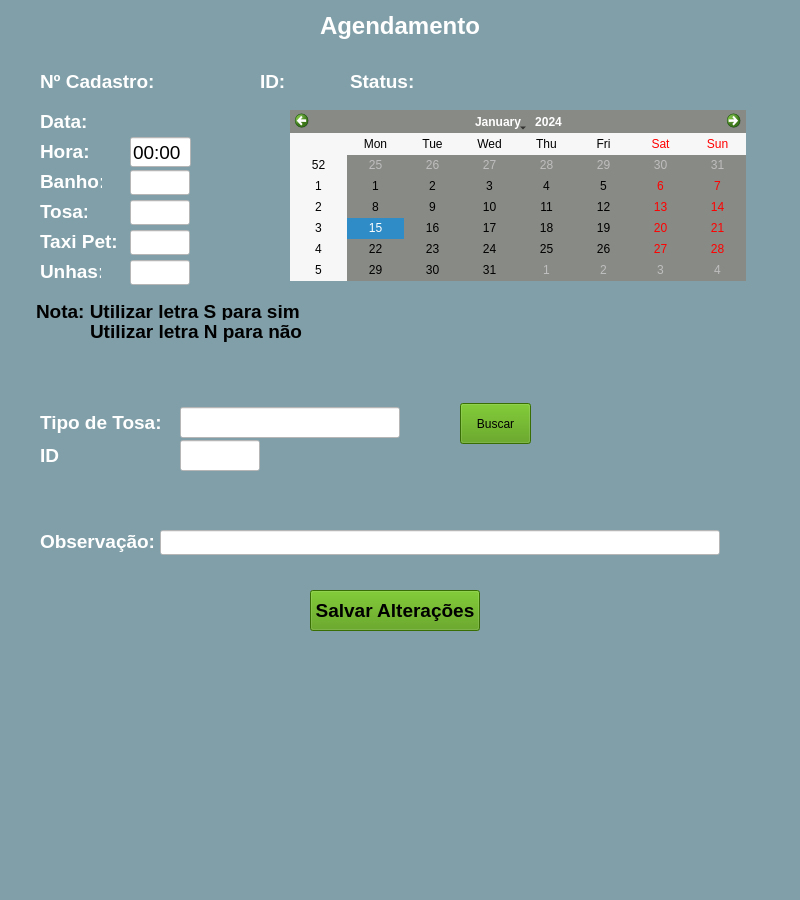
<?xml version="1.0" encoding="UTF-8"?>
<ui version="4.0">
 <class>MainWindow</class>
 <widget class="QMainWindow" name="MainWindow">
  <property name="geometry">
   <rect>
    <x>0</x>
    <y>0</y>
    <width>800</width>
    <height>900</height>
   </rect>
  </property>
  <property name="windowTitle">
   <string>MainWindow</string>
  </property>
  <property name="styleSheet">
   <string notr="true">background-color: rgb(128, 159, 168);</string>
  </property>
  <widget class="QWidget" name="centralwidget">
   <widget class="QLabel" name="label">
    <property name="geometry">
     <rect>
      <x>320</x>
      <y>10</y>
      <width>170</width>
      <height>31</height>
     </rect>
    </property>
    <property name="font">
     <font>
      <pointsize>18</pointsize>
      <weight>75</weight>
      <bold>true</bold>
     </font>
    </property>
    <property name="styleSheet">
     <string notr="true">color: rgb(255, 255, 255);
border-color: rgb(0, 0, 0);</string>
    </property>
    <property name="text">
     <string>Agendamento</string>
    </property>
   </widget>
   <widget class="QPushButton" name="pushButton_3">
    <property name="geometry">
     <rect>
      <x>310</x>
      <y>590</y>
      <width>170</width>
      <height>41</height>
     </rect>
    </property>
    <property name="font">
     <font>
      <pointsize>14</pointsize>
      <weight>75</weight>
      <bold>true</bold>
     </font>
    </property>
    <property name="styleSheet">
     <string notr="true">background-color: rgb(78, 154, 6);</string>
    </property>
    <property name="text">
     <string>Salvar Alterações</string>
    </property>
   </widget>
   <widget class="QLabel" name="label_45">
    <property name="geometry">
     <rect>
      <x>40</x>
      <y>530</y>
      <width>120</width>
      <height>22</height>
     </rect>
    </property>
    <property name="font">
     <font>
      <pointsize>14</pointsize>
      <weight>75</weight>
      <bold>true</bold>
     </font>
    </property>
    <property name="styleSheet">
     <string notr="true">color: rgb(255, 255, 255);</string>
    </property>
    <property name="text">
     <string>Observação:</string>
    </property>
   </widget>
   <widget class="QLabel" name="label_35">
    <property name="geometry">
     <rect>
      <x>160</x>
      <y>70</y>
      <width>100</width>
      <height>22</height>
     </rect>
    </property>
    <property name="font">
     <font>
      <pointsize>14</pointsize>
      <weight>75</weight>
      <bold>true</bold>
     </font>
    </property>
    <property name="styleSheet">
     <string notr="true"/>
    </property>
    <property name="text">
     <string/>
    </property>
   </widget>
   <widget class="QLabel" name="label_21">
    <property name="geometry">
     <rect>
      <x>40</x>
      <y>70</y>
      <width>120</width>
      <height>22</height>
     </rect>
    </property>
    <property name="font">
     <font>
      <pointsize>14</pointsize>
      <weight>75</weight>
      <bold>true</bold>
     </font>
    </property>
    <property name="styleSheet">
     <string notr="true">color: rgb(255, 255, 255);</string>
    </property>
    <property name="text">
     <string>Nº Cadastro:</string>
    </property>
   </widget>
   <widget class="QLabel" name="label_32">
    <property name="geometry">
     <rect>
      <x>260</x>
      <y>70</y>
      <width>31</width>
      <height>23</height>
     </rect>
    </property>
    <property name="font">
     <font>
      <pointsize>14</pointsize>
      <weight>75</weight>
      <bold>true</bold>
     </font>
    </property>
    <property name="styleSheet">
     <string notr="true">color: rgb(255, 255, 255);</string>
    </property>
    <property name="text">
     <string>ID:</string>
    </property>
   </widget>
   <widget class="QLabel" name="label_34">
    <property name="geometry">
     <rect>
      <x>290</x>
      <y>70</y>
      <width>50</width>
      <height>23</height>
     </rect>
    </property>
    <property name="font">
     <font>
      <pointsize>14</pointsize>
      <weight>75</weight>
      <bold>true</bold>
     </font>
    </property>
    <property name="styleSheet">
     <string notr="true"/>
    </property>
    <property name="text">
     <string/>
    </property>
   </widget>
   <widget class="QLabel" name="label_31">
    <property name="geometry">
     <rect>
      <x>350</x>
      <y>70</y>
      <width>64</width>
      <height>23</height>
     </rect>
    </property>
    <property name="font">
     <font>
      <pointsize>14</pointsize>
      <weight>75</weight>
      <bold>true</bold>
     </font>
    </property>
    <property name="styleSheet">
     <string notr="true">color: rgb(255, 255, 255);</string>
    </property>
    <property name="text">
     <string>Status:</string>
    </property>
   </widget>
   <widget class="QLabel" name="label_33">
    <property name="geometry">
     <rect>
      <x>650</x>
      <y>60</y>
      <width>40</width>
      <height>23</height>
     </rect>
    </property>
    <property name="font">
     <font>
      <pointsize>14</pointsize>
      <weight>75</weight>
      <bold>true</bold>
     </font>
    </property>
    <property name="styleSheet">
     <string notr="true"/>
    </property>
    <property name="text">
     <string/>
    </property>
   </widget>
   <widget class="QLabel" name="label_16">
    <property name="geometry">
     <rect>
      <x>40</x>
      <y>110</y>
      <width>50</width>
      <height>22</height>
     </rect>
    </property>
    <property name="font">
     <font>
      <pointsize>14</pointsize>
      <weight>75</weight>
      <bold>true</bold>
     </font>
    </property>
    <property name="styleSheet">
     <string notr="true">color: rgb(255, 255, 255);</string>
    </property>
    <property name="text">
     <string>Data:</string>
    </property>
   </widget>
   <widget class="QLabel" name="label_12">
    <property name="geometry">
     <rect>
      <x>40</x>
      <y>140</y>
      <width>50</width>
      <height>22</height>
     </rect>
    </property>
    <property name="font">
     <font>
      <pointsize>14</pointsize>
      <weight>75</weight>
      <bold>true</bold>
     </font>
    </property>
    <property name="styleSheet">
     <string notr="true">color: rgb(255, 255, 255);</string>
    </property>
    <property name="text">
     <string>Hora:</string>
    </property>
   </widget>
   <widget class="QLabel" name="label_23">
    <property name="geometry">
     <rect>
      <x>40</x>
      <y>170</y>
      <width>62</width>
      <height>22</height>
     </rect>
    </property>
    <property name="font">
     <font>
      <pointsize>14</pointsize>
      <weight>75</weight>
      <bold>true</bold>
     </font>
    </property>
    <property name="styleSheet">
     <string notr="true">color: rgb(255, 255, 255);</string>
    </property>
    <property name="text">
     <string>Banho:</string>
    </property>
   </widget>
   <widget class="QLabel" name="label_24">
    <property name="geometry">
     <rect>
      <x>40</x>
      <y>200</y>
      <width>47</width>
      <height>22</height>
     </rect>
    </property>
    <property name="font">
     <font>
      <pointsize>14</pointsize>
      <weight>75</weight>
      <bold>true</bold>
     </font>
    </property>
    <property name="styleSheet">
     <string notr="true">color: rgb(255, 255, 255);</string>
    </property>
    <property name="text">
     <string>Tosa:</string>
    </property>
   </widget>
   <widget class="QLabel" name="label_13">
    <property name="geometry">
     <rect>
      <x>40</x>
      <y>230</y>
      <width>78</width>
      <height>22</height>
     </rect>
    </property>
    <property name="font">
     <font>
      <pointsize>14</pointsize>
      <weight>75</weight>
      <bold>true</bold>
     </font>
    </property>
    <property name="styleSheet">
     <string notr="true">color: rgb(255, 255, 255);</string>
    </property>
    <property name="text">
     <string>Taxi Pet:</string>
    </property>
   </widget>
   <widget class="QLabel" name="label_14">
    <property name="geometry">
     <rect>
      <x>40</x>
      <y>260</y>
      <width>61</width>
      <height>22</height>
     </rect>
    </property>
    <property name="font">
     <font>
      <pointsize>14</pointsize>
      <weight>75</weight>
      <bold>true</bold>
     </font>
    </property>
    <property name="styleSheet">
     <string notr="true">color: rgb(255, 255, 255);</string>
    </property>
    <property name="text">
     <string>Unhas:</string>
    </property>
   </widget>
   <widget class="QLineEdit" name="lineEdit_3">
    <property name="geometry">
     <rect>
      <x>130</x>
      <y>170</y>
      <width>60</width>
      <height>25</height>
     </rect>
    </property>
    <property name="styleSheet">
     <string notr="true">background-color: rgb(255, 255, 255);</string>
    </property>
    <property name="maxLength">
     <number>1</number>
    </property>
   </widget>
   <widget class="QLineEdit" name="lineEdit_4">
    <property name="geometry">
     <rect>
      <x>130</x>
      <y>200</y>
      <width>60</width>
      <height>25</height>
     </rect>
    </property>
    <property name="styleSheet">
     <string notr="true">background-color: rgb(255, 255, 255);</string>
    </property>
    <property name="maxLength">
     <number>1</number>
    </property>
   </widget>
   <widget class="QLineEdit" name="lineEdit_5">
    <property name="geometry">
     <rect>
      <x>130</x>
      <y>230</y>
      <width>60</width>
      <height>25</height>
     </rect>
    </property>
    <property name="styleSheet">
     <string notr="true">background-color: rgb(255, 255, 255);</string>
    </property>
    <property name="maxLength">
     <number>1</number>
    </property>
   </widget>
   <widget class="QLineEdit" name="lineEdit_6">
    <property name="geometry">
     <rect>
      <x>130</x>
      <y>260</y>
      <width>60</width>
      <height>25</height>
     </rect>
    </property>
    <property name="styleSheet">
     <string notr="true">background-color: rgb(255, 255, 255);</string>
    </property>
    <property name="maxLength">
     <number>1</number>
    </property>
   </widget>
   <widget class="QLineEdit" name="lineEdit_7">
    <property name="geometry">
     <rect>
      <x>160</x>
      <y>530</y>
      <width>560</width>
      <height>25</height>
     </rect>
    </property>
    <property name="styleSheet">
     <string notr="true">background-color: rgb(255, 255, 255);</string>
    </property>
   </widget>
   <widget class="QLabel" name="label_46">
    <property name="geometry">
     <rect>
      <x>36</x>
      <y>300</y>
      <width>270</width>
      <height>22</height>
     </rect>
    </property>
    <property name="font">
     <font>
      <pointsize>14</pointsize>
      <weight>75</weight>
      <bold>true</bold>
     </font>
    </property>
    <property name="styleSheet">
     <string notr="true"/>
    </property>
    <property name="text">
     <string>Nota: Utilizar letra S para sim</string>
    </property>
   </widget>
   <widget class="QLabel" name="label_47">
    <property name="geometry">
     <rect>
      <x>90</x>
      <y>320</y>
      <width>230</width>
      <height>22</height>
     </rect>
    </property>
    <property name="font">
     <font>
      <pointsize>14</pointsize>
      <weight>75</weight>
      <bold>true</bold>
     </font>
    </property>
    <property name="styleSheet">
     <string notr="true"/>
    </property>
    <property name="text">
     <string>Utilizar letra N para não</string>
    </property>
   </widget>
   <widget class="QCalendarWidget" name="calendarWidget">
    <property name="geometry">
     <rect>
      <x>290</x>
      <y>110</y>
      <width>456</width>
      <height>171</height>
     </rect>
    </property>
    <property name="styleSheet">
     <string notr="true">background-color: rgb(136, 138, 133);</string>
    </property>
    <property name="minimumDate">
     <date>
      <year>2021</year>
      <month>1</month>
      <day>1</day>
     </date>
    </property>
   </widget>
   <widget class="QLineEdit" name="lineEdit_18">
    <property name="geometry">
     <rect>
      <x>130</x>
      <y>137</y>
      <width>61</width>
      <height>30</height>
     </rect>
    </property>
    <property name="font">
     <font>
      <pointsize>14</pointsize>
     </font>
    </property>
    <property name="styleSheet">
     <string notr="true">background-color: rgb(255, 255, 255);</string>
    </property>
    <property name="inputMask">
     <string>00:00</string>
    </property>
    <property name="text">
     <string>00:00</string>
    </property>
   </widget>
   <widget class="QLabel" name="label_22">
    <property name="geometry">
     <rect>
      <x>100</x>
      <y>110</y>
      <width>140</width>
      <height>22</height>
     </rect>
    </property>
    <property name="font">
     <font>
      <pointsize>14</pointsize>
      <weight>75</weight>
      <bold>true</bold>
     </font>
    </property>
    <property name="styleSheet">
     <string notr="true">color: rgb(255, 255, 255);</string>
    </property>
    <property name="text">
     <string/>
    </property>
   </widget>
   <widget class="QLabel" name="label_9">
    <property name="geometry">
     <rect>
      <x>40</x>
      <y>407</y>
      <width>120</width>
      <height>31</height>
     </rect>
    </property>
    <property name="font">
     <font>
      <pointsize>14</pointsize>
      <weight>75</weight>
      <bold>true</bold>
     </font>
    </property>
    <property name="styleSheet">
     <string notr="true">color: rgb(255, 255, 255);</string>
    </property>
    <property name="text">
     <string>Tipo de Tosa:</string>
    </property>
   </widget>
   <widget class="QPushButton" name="pushButton_2">
    <property name="geometry">
     <rect>
      <x>460</x>
      <y>403</y>
      <width>71</width>
      <height>41</height>
     </rect>
    </property>
    <property name="styleSheet">
     <string notr="true">background-color: rgb(78, 154, 6);</string>
    </property>
    <property name="text">
     <string>Buscar</string>
    </property>
   </widget>
   <widget class="QLineEdit" name="lineEdit_16">
    <property name="geometry">
     <rect>
      <x>180</x>
      <y>440</y>
      <width>80</width>
      <height>31</height>
     </rect>
    </property>
    <property name="styleSheet">
     <string notr="true">background-color: rgb(255, 255, 255);</string>
    </property>
   </widget>
   <widget class="QLineEdit" name="lineEdit_11">
    <property name="geometry">
     <rect>
      <x>180</x>
      <y>407</y>
      <width>220</width>
      <height>31</height>
     </rect>
    </property>
    <property name="styleSheet">
     <string notr="true">background-color: rgb(255, 255, 255);</string>
    </property>
   </widget>
   <widget class="QLabel" name="label_19">
    <property name="geometry">
     <rect>
      <x>40</x>
      <y>440</y>
      <width>30</width>
      <height>31</height>
     </rect>
    </property>
    <property name="font">
     <font>
      <pointsize>14</pointsize>
      <weight>75</weight>
      <bold>true</bold>
     </font>
    </property>
    <property name="styleSheet">
     <string notr="true">color: rgb(255, 255, 255);</string>
    </property>
    <property name="text">
     <string>ID</string>
    </property>
   </widget>
   <widget class="QLabel" name="label_36">
    <property name="geometry">
     <rect>
      <x>420</x>
      <y>70</y>
      <width>50</width>
      <height>22</height>
     </rect>
    </property>
    <property name="font">
     <font>
      <pointsize>14</pointsize>
      <weight>75</weight>
      <bold>true</bold>
     </font>
    </property>
    <property name="styleSheet">
     <string notr="true"/>
    </property>
    <property name="text">
     <string/>
    </property>
   </widget>
  </widget>
 </widget>
 <resources/>
 <connections/>
</ui>
